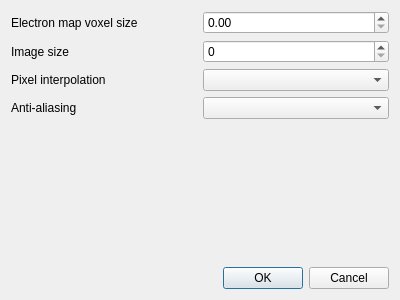
<?xml version="1.0" encoding="UTF-8"?>
<ui version="4.0">
 <class>EmapSettingsDialog</class>
 <widget class="QDialog" name="EmapSettingsDialog">
  <property name="geometry">
   <rect>
    <x>0</x>
    <y>0</y>
    <width>400</width>
    <height>300</height>
   </rect>
  </property>
  <property name="windowTitle">
   <string>Dialog</string>
  </property>
  <layout class="QGridLayout" name="gridLayout">
   <item row="1" column="0">
    <widget class="QLabel" name="label_2">
     <property name="text">
      <string>Image size</string>
     </property>
    </widget>
   </item>
   <item row="3" column="0">
    <widget class="QLabel" name="label_4">
     <property name="text">
      <string>Anti-aliasing</string>
     </property>
    </widget>
   </item>
   <item row="2" column="1">
    <widget class="QComboBox" name="comboBoxInterpolation"/>
   </item>
   <item row="5" column="0" colspan="2">
    <widget class="QDialogButtonBox" name="buttonBox">
     <property name="orientation">
      <enum>Qt::Horizontal</enum>
     </property>
     <property name="standardButtons">
      <set>QDialogButtonBox::Cancel|QDialogButtonBox::Ok</set>
     </property>
    </widget>
   </item>
   <item row="3" column="1">
    <widget class="QComboBox" name="comboBoxSuperSampling"/>
   </item>
   <item row="0" column="1">
    <widget class="QDoubleSpinBox" name="doubleSpinBoxResolution"/>
   </item>
   <item row="2" column="0">
    <widget class="QLabel" name="label_3">
     <property name="text">
      <string>Pixel interpolation</string>
     </property>
    </widget>
   </item>
   <item row="0" column="0">
    <widget class="QLabel" name="label">
     <property name="text">
      <string>Electron map voxel size</string>
     </property>
    </widget>
   </item>
   <item row="1" column="1">
    <widget class="QSpinBox" name="spinBoxImageHeight"/>
   </item>
   <item row="4" column="0" colspan="2">
    <spacer name="verticalSpacer">
     <property name="orientation">
      <enum>Qt::Vertical</enum>
     </property>
     <property name="sizeHint" stdset="0">
      <size>
       <width>20</width>
       <height>40</height>
      </size>
     </property>
    </spacer>
   </item>
  </layout>
 </widget>
 <resources/>
 <connections>
  <connection>
   <sender>buttonBox</sender>
   <signal>accepted()</signal>
   <receiver>EmapSettingsDialog</receiver>
   <slot>accept()</slot>
   <hints>
    <hint type="sourcelabel">
     <x>248</x>
     <y>254</y>
    </hint>
    <hint type="destinationlabel">
     <x>157</x>
     <y>274</y>
    </hint>
   </hints>
  </connection>
  <connection>
   <sender>buttonBox</sender>
   <signal>rejected()</signal>
   <receiver>EmapSettingsDialog</receiver>
   <slot>reject()</slot>
   <hints>
    <hint type="sourcelabel">
     <x>316</x>
     <y>260</y>
    </hint>
    <hint type="destinationlabel">
     <x>286</x>
     <y>274</y>
    </hint>
   </hints>
  </connection>
 </connections>
</ui>
